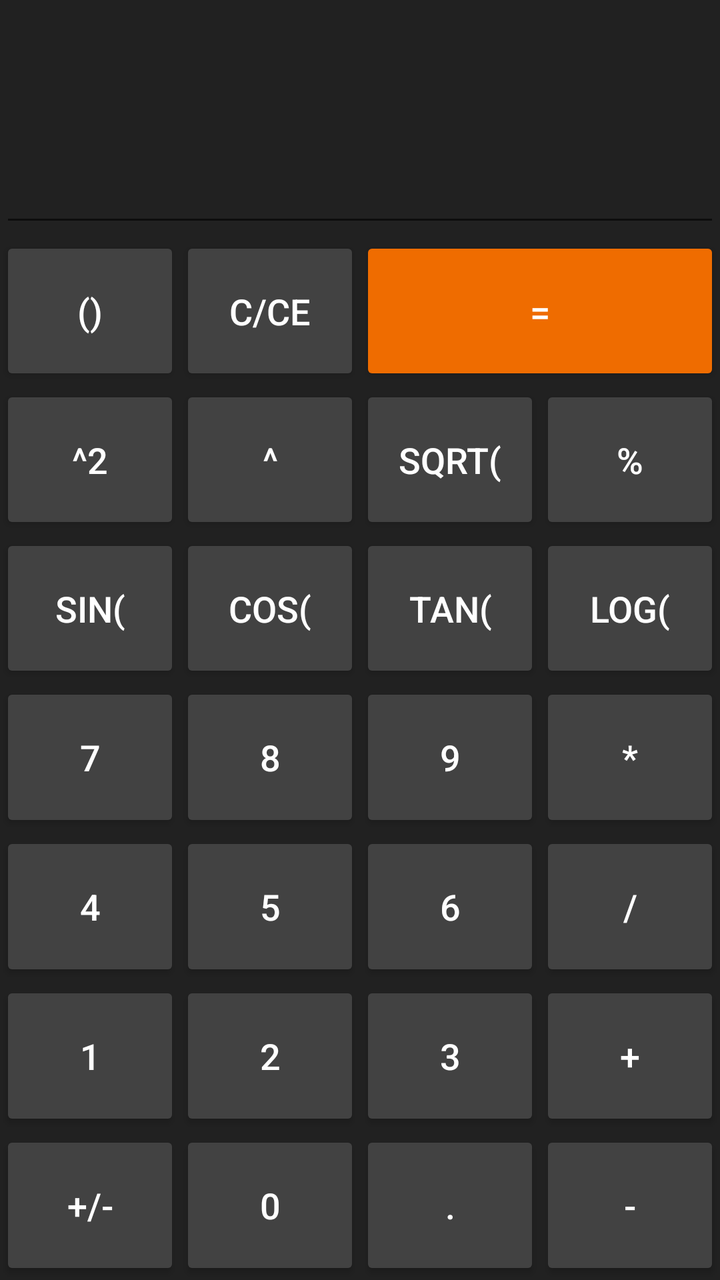
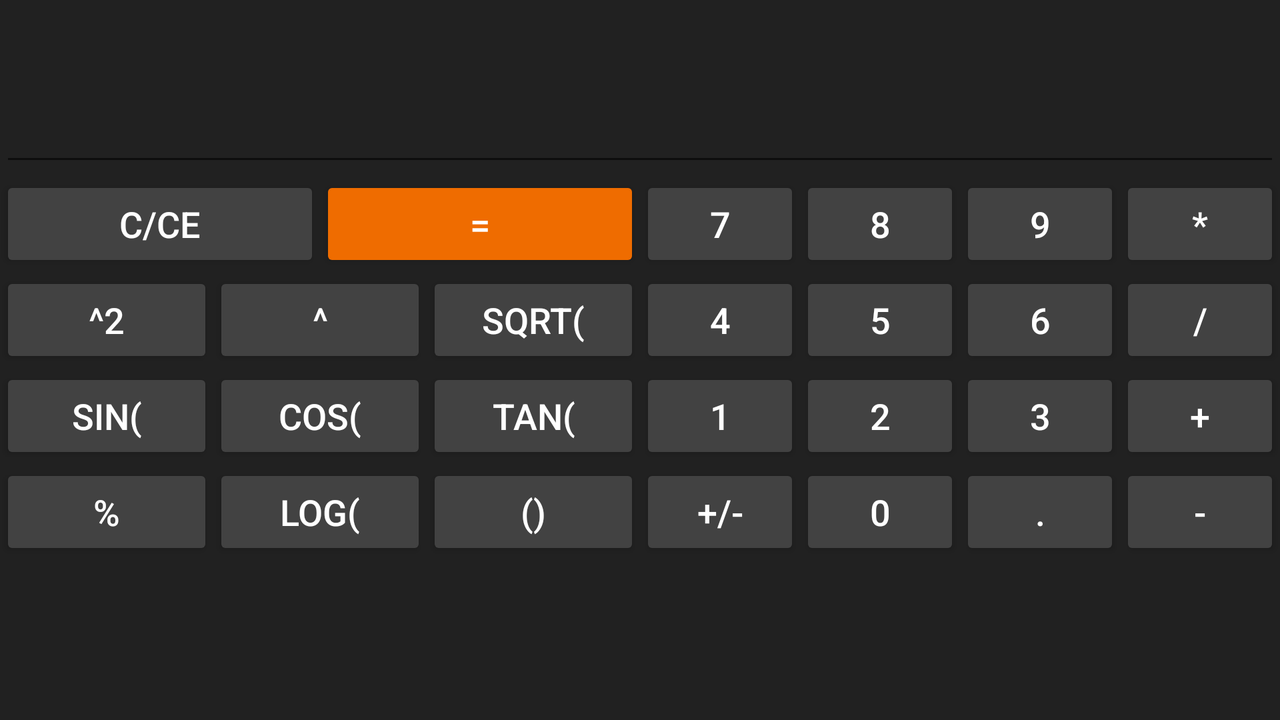

The same Android screen from two of the app's own layout files: first res/layout/ as a phone draws it, then the repository's variant for another configuration, drawn on a device whose configuration selects that folder. Both files follow.
<!-- AndroidManifest.xml: application theme Theme.Calculator_v2 -->
<!-- res/layout/advanced_calculator.xml -->
<?xml version="1.0" encoding="utf-8"?>
<LinearLayout xmlns:android="http://schemas.android.com/apk/res/android"
    xmlns:tools="http://schemas.android.com/tools"
    android:layout_width="match_parent"
    android:layout_height="match_parent"
    android:orientation="vertical"
    android:background="@color/lightBlack"
    tools:context=".MainActivity">

    <LinearLayout
        android:layout_width="match_parent"
        android:layout_height="wrap_content"
        android:layout_weight="2"
        >

        <EditText
            android:id="@+id/display"
            android:layout_width="match_parent"
            android:layout_height="match_parent"
            android:autofillHints="false"
            android:gravity="bottom|end"
            android:maxLines="1"
            android:inputType="none"
            android:textColor="@color/white"
            android:textSize="36sp"
            tools:ignore="SpeakableTextPresentCheck" />

    </LinearLayout>

    <LinearLayout
        android:id="@+id/calculatorButtonsLayout"
        android:layout_width="match_parent"
        android:layout_height="wrap_content"
        android:layout_weight="7"
        android:orientation="vertical">

        <LinearLayout
            android:layout_width="match_parent"
            android:layout_height="0dp"
            android:layout_weight="1"
            android:orientation="horizontal">

            <Button
                android:id="@+id/bracketButton"
                android:layout_width="0dp"
                android:layout_height="match_parent"
                android:layout_weight="1"
                android:text="@string/brackets" />

            <Button
                android:id="@+id/clearButton"
                android:layout_width="0dp"
                android:layout_height="match_parent"
                android:layout_weight="1"
                android:text="@string/clear" />

            <Button
                android:id="@+id/equalButton"
                style="@style/EqualButton"
                android:layout_width="0dp"
                android:layout_height="match_parent"
                android:layout_weight="2"
                android:text="@string/calc" />

        </LinearLayout>

        <LinearLayout
            android:layout_width="match_parent"
            android:layout_height="0dp"
            android:layout_weight="1"
            android:orientation="horizontal">

            <Button
                android:id="@+id/squareButton"
                android:layout_width="0dp"
                android:layout_height="match_parent"
                android:layout_weight="1"
                android:text="@string/square" />

            <Button
                android:id="@+id/powerButton"
                android:layout_width="0dp"
                android:layout_height="match_parent"
                android:layout_weight="1"
                android:text="@string/power" />

            <Button
                android:id="@+id/rootButton"
                android:layout_width="0dp"
                android:layout_height="match_parent"
                android:layout_weight="1"
                android:text="@string/root" />

            <Button
                android:id="@+id/percentButton"
                android:layout_width="0dp"
                android:layout_height="match_parent"
                android:layout_weight="1"
                android:text="@string/percentages" />

        </LinearLayout>

        <LinearLayout
            android:layout_width="match_parent"
            android:layout_height="0dp"
            android:layout_weight="1"
            android:orientation="horizontal">

            <Button
                android:id="@+id/sinButton"
                android:layout_width="0dp"
                android:layout_height="match_parent"
                android:layout_weight="1"
                android:text="@string/sin" />

            <Button
                android:id="@+id/cosButton"
                android:layout_width="0dp"
                android:layout_height="match_parent"
                android:layout_weight="1"
                android:text="@string/cos" />

            <Button
                android:id="@+id/tanButton"
                android:layout_width="0dp"
                android:layout_height="match_parent"
                android:layout_weight="1"
                android:text="@string/tan" />

            <Button
                android:id="@+id/logButton"
                android:layout_width="0dp"
                android:layout_height="match_parent"
                android:layout_weight="1"
                android:text="@string/log" />

        </LinearLayout>

        <LinearLayout
            android:layout_width="match_parent"
            android:layout_height="0dp"
            android:layout_weight="1"
            android:orientation="horizontal">

            <Button
                android:id="@+id/b7"
                android:layout_width="0dp"
                android:layout_height="match_parent"
                android:layout_weight="1"
                android:text="@string/seven" />

            <Button
                android:id="@+id/b8"
                android:layout_width="0dp"
                android:layout_height="match_parent"
                android:layout_weight="1"
                android:text="@string/eight" />

            <Button
                android:id="@+id/b9"
                android:layout_width="0dp"
                android:layout_height="match_parent"
                android:layout_weight="1"
                android:text="@string/nine" />

            <Button
                android:id="@+id/mulButton"
                android:layout_width="0dp"
                android:layout_height="match_parent"
                android:layout_weight="1"
                android:text="@string/mul" />

        </LinearLayout>

        <LinearLayout
            android:layout_width="match_parent"
            android:layout_height="0dp"
            android:layout_weight="1"
            android:orientation="horizontal">

            <Button
                android:id="@+id/b4"
                android:layout_width="0dp"
                android:layout_height="match_parent"
                android:layout_weight="1"
                android:text="@string/four" />

            <Button
                android:id="@+id/b5"
                android:layout_width="0dp"
                android:layout_height="match_parent"
                android:layout_weight="1"
                android:text="@string/five" />

            <Button
                android:id="@+id/b6"
                android:layout_width="0dp"
                android:layout_height="match_parent"
                android:layout_weight="1"
                android:text="@string/six" />

            <Button
                android:id="@+id/divButton"
                android:layout_width="0dp"
                android:layout_height="match_parent"
                android:layout_weight="1"
                android:text="@string/div" />

        </LinearLayout>

        <LinearLayout
            android:layout_width="match_parent"
            android:layout_height="0dp"
            android:layout_weight="1"
            android:orientation="horizontal">

            <Button
                android:id="@+id/b1"
                android:layout_width="0dp"
                android:layout_height="match_parent"
                android:layout_weight="1"
                android:text="@string/one" />

            <Button
                android:id="@+id/b2"
                android:layout_width="0dp"
                android:layout_height="match_parent"
                android:layout_weight="1"
                android:text="@string/two" />

            <Button
                android:id="@+id/b3"
                android:layout_width="0dp"
                android:layout_height="match_parent"
                android:layout_weight="1"
                android:text="@string/three" />

            <Button
                android:id="@+id/sumButton"
                android:layout_width="0dp"
                android:layout_height="match_parent"
                android:layout_weight="1"
                android:text="@string/sum" />

        </LinearLayout>

        <LinearLayout
            android:layout_width="match_parent"
            android:layout_height="0dp"
            android:layout_weight="1"
            android:orientation="horizontal">

            <Button
                android:id="@+id/minusButton"
                android:layout_width="0dp"
                android:layout_height="match_parent"
                android:layout_weight="1"
                android:text="@string/minus" />

            <Button
                android:id="@+id/b0"
                android:layout_width="0dp"
                android:layout_height="match_parent"
                android:layout_weight="1"
                android:text="@string/zero" />

            <Button
                android:id="@+id/pointButton"
                android:layout_width="0dp"
                android:layout_height="match_parent"
                android:layout_weight="1"
                android:text="@string/point" />

            <Button
                android:id="@+id/subButton"
                android:layout_width="0dp"
                android:layout_height="match_parent"
                android:layout_weight="1"
                android:text="@string/sub" />

        </LinearLayout>
    </LinearLayout>


</LinearLayout>
<!-- resources referenced by this layout -->
<resources>
  <color name="lightBlack">#212121</color>
  <color name="white">#FFFFFFFF</color>
  <string name="brackets">()</string>
  <string name="calc">=</string>
  <string name="clear">C/CE</string>
  <string name="cos">cos(</string>
  <string name="div">/</string>
  <string name="eight">8</string>
  <string name="five">5</string>
  <string name="four">4</string>
  <string name="log">log(</string>
  <string name="minus">+/-</string>
  <string name="mul">*</string>
  <string name="nine">9</string>
  <string name="one">1</string>
  <string name="percentages">%</string>
  <string name="point">.</string>
  <string name="power">^</string>
  <string name="root">sqrt(</string>
  <string name="seven">7</string>
  <string name="sin">sin(</string>
  <string name="six">6</string>
  <string name="square">^2</string>
  <string name="sub">-</string>
  <string name="sum">+</string>
  <string name="tan">tan(</string>
  <string name="three">3</string>
  <string name="two">2</string>
  <string name="zero">0</string>
  <style name="EqualButton">
          <item name="backgroundTint">@color/orange</item>
      </style>
  <style name="Theme.Calculator_v2" parent="Theme.MaterialComponents.DayNight.DarkActionBar">
          
          <item name="colorPrimary">@color/purple_500</item>
          <item name="colorPrimaryVariant">@color/purple_700</item>
          <item name="colorOnPrimary">@color/white</item>
          
          <item name="colorSecondary">@color/teal_200</item>
          <item name="colorSecondaryVariant">@color/teal_700</item>
          <item name="colorOnSecondary">@color/black</item>
          
          <item name="android:statusBarColor" tools:targetApi="l">?attr/colorPrimaryVariant</item>
          
          <item name="materialButtonStyle">@style/CalculatorButton</item>
          <item name="background">@color/grayBlack</item>
      </style>
  <color name="orange">#ef6c00</color>
  <color name="purple_500">#FF6200EE</color>
  <color name="purple_700">#FF3700B3</color>
  <color name="teal_200">#FF03DAC5</color>
  <color name="teal_700">#FF018786</color>
  <color name="black">#FF000000</color>
  <style name="CalculatorButton" parent="Widget.AppCompat.Button">
          <item name="backgroundTint">@color/grayBlack</item>
          <item name="android:textSize">18sp</item>
          <item name="android:textColor">@color/white</item>
      </style>
  <color name="grayBlack">#424242</color>
</resources>
<!-- res/layout-land/advanced_calculator.xml (the repository's variant of the layout above) -->
<!-- drawn on the phone turned sideways -->
<?xml version="1.0" encoding="utf-8"?>
<LinearLayout xmlns:android="http://schemas.android.com/apk/res/android"
    xmlns:tools="http://schemas.android.com/tools"
    android:layout_width="match_parent"
    android:layout_height="match_parent"
    android:background="@color/lightBlack"
    android:orientation="vertical"
    tools:context=".MainActivity">

    <LinearLayout
        android:layout_width="match_parent"
        android:layout_height="wrap_content"
        android:layout_weight="2">

        <EditText
            android:id="@+id/display"
            android:layout_width="match_parent"
            android:layout_height="match_parent"
            android:autofillHints="false"
            android:gravity="bottom|end"
            android:maxLines="1"
            android:inputType="none"
            android:textColor="@color/white"
            android:textSize="36sp"
            tools:ignore="SpeakableTextPresentCheck" />

    </LinearLayout>

    <LinearLayout
        android:id="@+id/calculatorButtonsLayout"
        android:layout_width="match_parent"
        android:layout_height="wrap_content"
        android:layout_weight="7"
        android:orientation="horizontal">

        <LinearLayout
            android:layout_width="0dp"
            android:layout_height="match_parent"
            android:layout_weight="2"
            android:orientation="vertical"
            >

            <LinearLayout
                android:layout_width="match_parent"
                android:layout_height="wrap_content"
                android:orientation="horizontal">

                <Button
                    android:id="@+id/clearButton"
                    android:layout_width="wrap_content"
                    android:layout_height="wrap_content"
                    android:layout_weight="2"
                    android:text="@string/clear" />

                <Button
                    android:id="@+id/equalButton"
                    style="@style/EqualButton"
                    android:layout_width="wrap_content"
                    android:layout_height="wrap_content"
                    android:layout_weight="2"
                    android:text="@string/calc" />

            </LinearLayout>


            <LinearLayout
                android:layout_width="match_parent"
                android:layout_height="wrap_content"
                android:orientation="horizontal">

                <Button
                    android:id="@+id/squareButton"
                    android:layout_width="0dp"
                    android:layout_height="match_parent"
                    android:layout_weight="1"
                    android:text="@string/square" />

                <Button
                    android:id="@+id/powerButton"
                    android:layout_width="0dp"
                    android:layout_height="match_parent"
                    android:layout_weight="1"
                    android:text="@string/power" />

                <Button
                    android:id="@+id/rootButton"
                    android:layout_width="0dp"
                    android:layout_height="match_parent"
                    android:layout_weight="1"
                    android:text="@string/root" />


            </LinearLayout>

            <LinearLayout
                android:layout_width="match_parent"
                android:layout_height="wrap_content"
                android:orientation="horizontal">

                <Button
                    android:id="@+id/sinButton"
                    android:layout_width="0dp"
                    android:layout_height="match_parent"
                    android:layout_weight="1"
                    android:text="@string/sin" />

                <Button
                    android:id="@+id/cosButton"
                    android:layout_width="0dp"
                    android:layout_height="match_parent"
                    android:layout_weight="1"
                    android:text="@string/cos" />

                <Button
                    android:id="@+id/tanButton"
                    android:layout_width="0dp"
                    android:layout_height="match_parent"
                    android:layout_weight="1"
                    android:text="@string/tan" />

            </LinearLayout>

            <LinearLayout
                android:layout_width="match_parent"
                android:layout_height="wrap_content"
                android:orientation="horizontal">

                <Button
                    android:id="@+id/percentButton"
                    android:layout_width="0dp"
                    android:layout_height="match_parent"
                    android:layout_weight="1"
                    android:text="@string/percentages" />

                <Button
                    android:id="@+id/logButton"
                    android:layout_width="0dp"
                    android:layout_height="match_parent"
                    android:layout_weight="1"
                    android:text="@string/log" />

                <Button
                    android:id="@+id/bracketButton"
                    android:layout_width="0dp"
                    android:layout_height="match_parent"
                    android:layout_weight="1"
                    android:text="@string/brackets" />
            </LinearLayout>


        </LinearLayout>
        <LinearLayout
            android:layout_width="0dp"
            android:layout_height="match_parent"
            android:layout_weight="2"
            android:orientation="vertical">


            <LinearLayout
                android:layout_width="match_parent"
                android:layout_height="wrap_content"
                android:orientation="horizontal">

                <Button
                    android:id="@+id/b7"
                    android:layout_width="0dp"
                    android:layout_height="match_parent"
                    android:layout_weight="1"
                    android:text="@string/seven" />

                <Button
                    android:id="@+id/b8"
                    android:layout_width="0dp"
                    android:layout_height="match_parent"
                    android:layout_weight="1"
                    android:text="@string/eight" />

                <Button
                    android:id="@+id/b9"
                    android:layout_width="0dp"
                    android:layout_height="match_parent"
                    android:layout_weight="1"
                    android:text="@string/nine" />

                <Button
                    android:id="@+id/mulButton"
                    android:layout_width="0dp"
                    android:layout_height="match_parent"
                    android:layout_weight="1"
                    android:text="@string/mul" />
            </LinearLayout>

            <LinearLayout
                android:layout_width="match_parent"
                android:layout_height="wrap_content"
                android:orientation="horizontal">

                <Button
                    android:id="@+id/b4"
                    android:layout_width="0dp"
                    android:layout_height="match_parent"
                    android:layout_weight="1"
                    android:text="@string/four" />

                <Button
                    android:id="@+id/b5"
                    android:layout_width="0dp"
                    android:layout_height="match_parent"
                    android:layout_weight="1"
                    android:text="@string/five" />

                <Button
                    android:id="@+id/b6"
                    android:layout_width="0dp"
                    android:layout_height="match_parent"
                    android:layout_weight="1"
                    android:text="@string/six" />

                <Button
                    android:id="@+id/divButton"
                    android:layout_width="0dp"
                    android:layout_height="match_parent"
                    android:layout_weight="1"
                    android:text="@string/div" />
            </LinearLayout>

            <LinearLayout
                android:layout_width="match_parent"
                android:layout_height="wrap_content"
                android:orientation="horizontal">

                <Button
                    android:id="@+id/b1"
                    android:layout_width="0dp"
                    android:layout_height="match_parent"
                    android:layout_weight="1"
                    android:text="@string/one" />

                <Button
                    android:id="@+id/b2"
                    android:layout_width="0dp"
                    android:layout_height="match_parent"
                    android:layout_weight="1"
                    android:text="@string/two" />

                <Button
                    android:id="@+id/b3"
                    android:layout_width="0dp"
                    android:layout_height="match_parent"
                    android:layout_weight="1"
                    android:text="@string/three" />

                <Button
                    android:id="@+id/sumButton"
                    android:layout_width="0dp"
                    android:layout_height="match_parent"
                    android:layout_weight="1"
                    android:text="@string/sum" />
            </LinearLayout>

            <LinearLayout
                android:layout_width="match_parent"
                android:layout_height="wrap_content"
                android:orientation="horizontal">

                <Button
                    android:id="@+id/minusButton"
                    android:layout_width="0dp"
                    android:layout_height="match_parent"
                    android:layout_weight="1"
                    android:text="@string/minus" />

                <Button
                    android:id="@+id/b0"
                    android:layout_width="0dp"
                    android:layout_height="match_parent"
                    android:layout_weight="1"
                    android:text="@string/zero" />

                <Button
                    android:id="@+id/pointButton"
                    android:layout_width="0dp"
                    android:layout_height="match_parent"
                    android:layout_weight="1"
                    android:text="@string/point" />

                <Button
                    android:id="@+id/subButton"
                    android:layout_width="0dp"
                    android:layout_height="match_parent"
                    android:layout_weight="1"
                    android:text="@string/sub" />
            </LinearLayout>
        </LinearLayout>
    </LinearLayout>


</LinearLayout>
